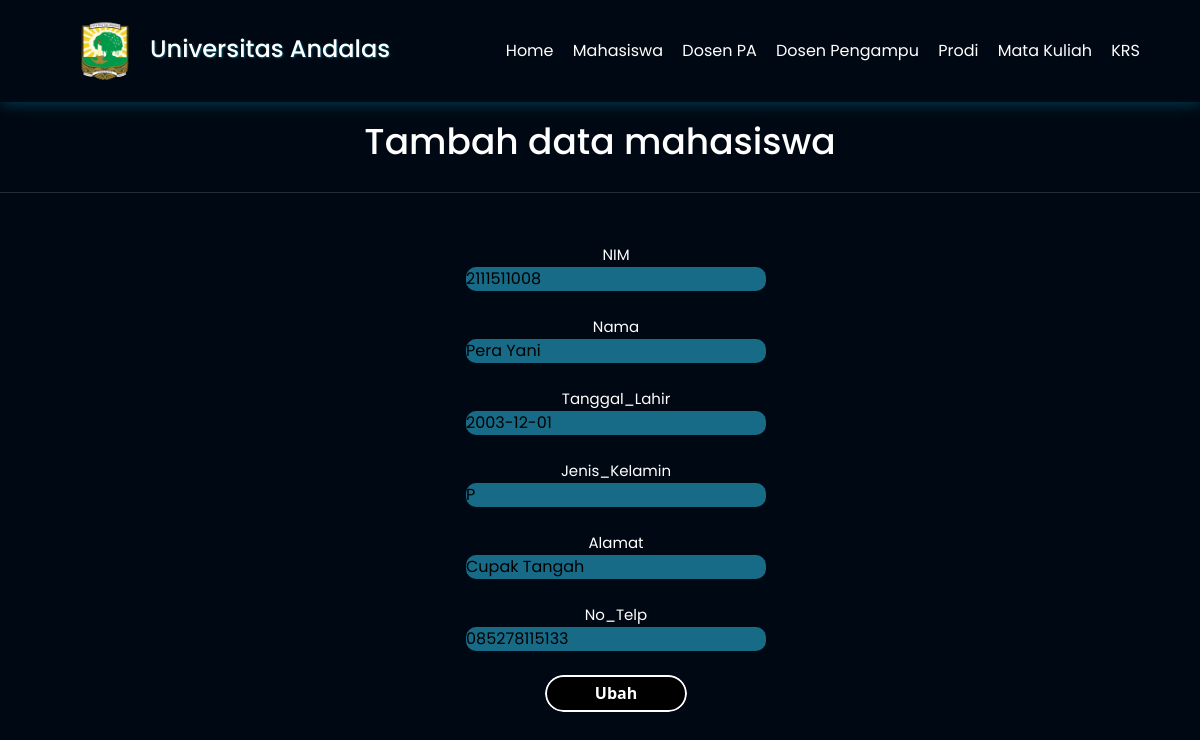
/tabMahasiswa/ubahMhs.php?NIM=2111511008, run on the app's committed database.
### tables this page shows
CREATE TABLE `mahasiswa` (
  `NIM` char(10) NOT NULL,
  `Nama` varchar(25) DEFAULT NULL,
  `Tanggal_Lahir` date DEFAULT NULL,
  `Jenis_Kelamin` char(1) DEFAULT NULL,
  `Alamat` varchar(50) DEFAULT NULL,
  `No_Telp` char(15) DEFAULT NULL
);

### function.php (called while the page is built, shortened)
<?php
$conn = mysqli_connect("localhost", "root", "", "rencanastudijuga");
function query($query)
{
    global $conn;
    $result = mysqli_query($conn, $query);
    $rows = [];
    while ($row = mysqli_fetch_assoc($result)) {
        $rows[] = $row;
    }
    return $rows;
}
?>

### tabMahasiswa/ubahMhs.php (the view, shortened to what this page needs)
<?php
require '../function.php';
$NIM = $_GET["NIM"];
$mhs = query("SELECT * FROM mahasiswa WHERE NIM = $NIM")[0];
?>
<!DOCTYPE html>
<html lang="en">
<head>
    <link href="https://cdn.jsdelivr.net/npm/bootstrap@5.3.0/dist/css/bootstrap.min.css" rel="stylesheet"
 />
    <link href="https://unpkg.com/boxicons@2.1.4/css/boxicons.min.css" rel="stylesheet" />
    <link rel="stylesheet" href="ubahMhs.css?v=<?php echo time(); ?>" />
</head>
<body>
    <nav class="navbar">
        <div class="navbarKiri">
            <img src="../img/unand.png" alt="gambarUnand" />
            <p>Universitas Andalas</p>
        </div>
        <div class="navbarKanan">
            <a href="../home.php">Home</a>
            <a href="mahasiswa.php">Mahasiswa</a>
            <a href="../dosenPA/Dosen_PA.php">Dosen PA</a>
            <a href="../dosen/dosen.php">Dosen Pengampu</a>
            <a href="../prodi/prodi.php">Prodi</a>
            <a href="../mataKuliah/mataKuliah.php">Mata Kuliah</a>
            <a href="../krs/krs.php">KRS</a>
        </div>
    </nav>
    <h1>Tambah data mahasiswa</h1>
    <form action="" method="post">
        <ul>
            <li>
                <label for="NIM">NIM</label><br>
                <input type="text" name="NIM" id="NIM" require value="<?= $mhs["NIM"]; ?>">
            </li>
            <br>
            <li>
                <label for="Nama">Nama</label><br>
                <input type="text" name="Nama" id="Nama" require value="<?= $mhs["Nama"]; ?>">
            </li>
            <br>
            <li>
                <label for="Tanggal_Lahir">Tanggal_Lahir</label><br>
                <input type="text" name="Tanggal_Lahir" id="Tanggal_Lahir" require
                    value="<?= $mhs["Tanggal_Lahir"]; ?>">
            </li>
            <br>
            <li>
                <label for="Jenis_Kelamin">Jenis_Kelamin</label><br>
                <input type="text" name="Jenis_Kelamin" id="Jenis_Kelamin" require
                    value="<?= $mhs["Jenis_Kelamin"]; ?>">
            </li>
            <br>
            <li>
                <label for="Alamat">Alamat</label><br>
                <input type="text" name="Alamat" id="Alamat" require value="<?= $mhs["Alamat"]; ?>">
            </li>
            <br>
            <li>
                <label for="No_Telp">No_Telp</label><br>
                <input type="text" name="No_Telp" id="No_Telp" require value="<?= $mhs["No_Telp"]; ?>">
            </li>
            <br>
            <li>
                <button type="submit" name="submit" class="btn-1">Ubah</button>
            </li>
        </ul>
    </form>
</body>
</html>

### tabMahasiswa/ubahMhs.css (style rules this page uses)
* { margin: 0; padding: 0; box-sizing: border-box; outline: none; border: none; text-decoration: none; }
body { font-family: "Poppins", sans-serif; background-color: #000813; color: white; text-align: center; }
:root { --one: #001c30; --two: #176b87; --three: #64ccc5; --four: #dafffb; --oren: #d7a464; }
h1 { text-align: center; line-height: 60px; margin-top: 10px; margin-bottom: 50px; padding-bottom: 20px; border-bottom: 1px solid rgba(250, 250, 250, 0.15); font-size: 36px; font-weight: 500; color: #ffffff; }
.navbar { display: flex; padding: 17px 5%; color: white; box-shadow: 1px 1px 15px rgba(0, 204, 250, 0.3); }
.navbar .navbarKiri { display: flex; align-items: center; font-weight: 500; font-size: 1.5rem; }
.navbar .navbarKiri img { width: 90px; }
.navbar .navbarKiri p { margin-top: 13px; text-shadow: 1px 1px 2px #07d2ff5c; }
.navbarKanan a { display: inline-block; color: white; text-decoration: none; margin-left: 15px; cursor: pointer; }
form ul li { list-style: none; }
form ul li input { background-color: #176b87; border-radius: 10px; width: 300px; }
form ul li label { text-align: center; font-size: 15px; }
.btn-1, .btn-1 *, .btn-1 :after, .btn-1 :before, .btn-1:after, .btn-1:before { border: 0 solid; box-sizing: border-box; }
.btn-1 { -webkit-tap-highlight-color: transparent; -webkit-appearance: button; background-color: #000; background-image: none; color: #fff; cursor: pointer; font-family: ui-sans-serif, system-ui, -apple-system, BlinkMacSystemFont, Segoe UI, Roboto, Helvetica Neue, Arial, Noto Sans, sans-serif, Apple Color Emoji, Segoe UI Emoji, Segoe UI Symbol, Noto Color Emoji; font-size: 100%; font-weight: 600; line-height: 0.5; margin: 0; -webkit-mask-image: -webkit-radial-gradient(#000, #fff); padding: 0; }
.btn-1 { border-radius: 99rem; border-width: 2px; padding: 0.8rem 3rem; }

### data on the page
mahasiswa: NIM "2111511008", Nama "Pera Yani", Tanggal_Lahir "2003-12-01", Jenis_Kelamin "P", Alamat "Cupak Tangah", No_Telp "085278115133"
